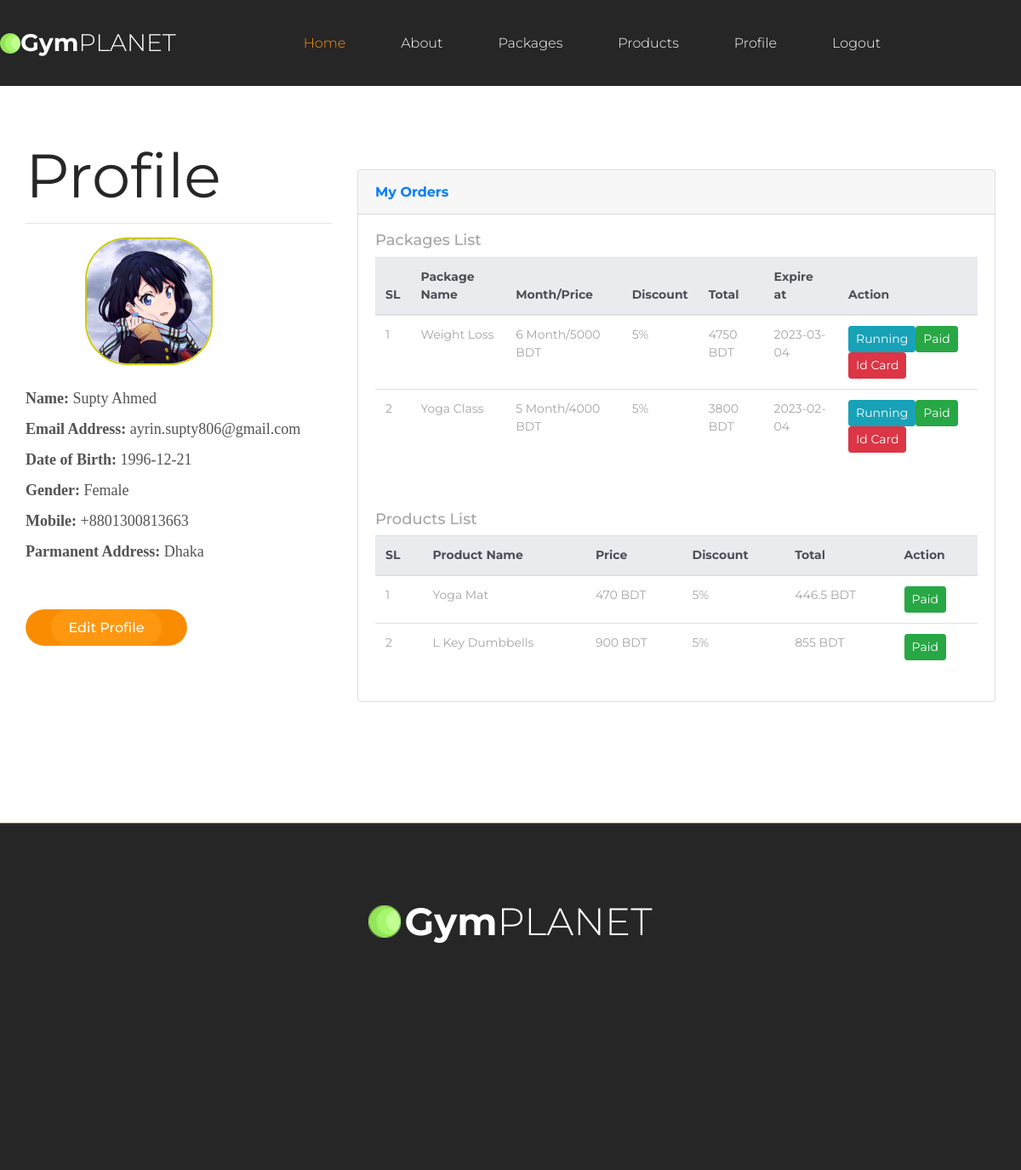
Page /profile.php (signed in) on the committed database.
### tables this page shows
CREATE TABLE `user_table` (
  `user_id` int(20) NOT NULL,
  `first_name` varchar(255) NOT NULL,
  `last_name` varchar(255) NOT NULL,
  `email` varchar(255) NOT NULL,
  `password` varchar(255) NOT NULL,
  `dob` varchar(255) NOT NULL,
  `gender` varchar(255) NOT NULL,
  `mobile` varchar(255) NOT NULL,
  `address` varchar(255) NOT NULL,
  `image` varchar(155) DEFAULT NULL,
  `flag` tinyint(10) NOT NULL DEFAULT 0,
  `otp` int(11) NOT NULL,
  `reg_at` timestamp NOT NULL DEFAULT current_timestamp()
);

CREATE TABLE `order_table` (
  `order_id` int(11) NOT NULL,
  `mobile_no` varchar(150) NOT NULL,
  `product_id` int(11) DEFAULT NULL,
  `pack_id` int(11) DEFAULT NULL,
  `pack_price` int(11) DEFAULT NULL,
  `pack_month` varchar(20) DEFAULT NULL,
  `pack_discount` varchar(20) DEFAULT NULL,
  `status` int(11) NOT NULL DEFAULT 0,
  `created_at` date NOT NULL DEFAULT current_timestamp(),
  `trainer_id` int(11) DEFAULT NULL
);

CREATE TABLE `package_table` (
  `package_id` int(20) NOT NULL,
  `pack_name` varchar(255) NOT NULL,
  `details` text NOT NULL,
  `image` varchar(255) NOT NULL,
  `month` varchar(255) NOT NULL,
  `price` int(25) NOT NULL,
  `discount` int(25) NOT NULL,
  `del_pack` tinyint(10) NOT NULL DEFAULT 0
);

CREATE TABLE `product_table` (
  `id` int(11) NOT NULL,
  `name` varchar(255) NOT NULL,
  `description` text NOT NULL,
  `image` varchar(255) NOT NULL,
  `stock` varchar(255) NOT NULL,
  `buying_price` int(11) NOT NULL,
  `selling_price` int(11) NOT NULL,
  `discount` int(11) NOT NULL,
  `soft_delete` tinyint(4) NOT NULL DEFAULT 0
);

### Classes/DB.php (called while the page is built, shortened)
<?php
class DB
{
    public function connect(){
        $this->conn = new mysqli("localhost","root","","gym");
        if ($this->conn->connect_error) {
          die("Connection failed: " . $this->conn->connect_error);
        }
        else{
            return $msg =  "connected";
        }
    }
}

### Classes/LoginClass.php (called while the page is built, shortened)
<?php
include_once 'db.php';
class LoginClass extends DB
{
    public function checkprofile()
    {
        $id = $_SESSION['user_id'];
        $que = "SELECT * FROM user_table WHERE user_id = $id";
        $result = $this->conn->query($que);
        return $result;
    }
}

### Classes/PackageClass.php (called while the page is built, shortened)
<?php
include_once 'db.php';
class PackageClass extends DB
{
    public function viewOrder(){
        $mobile = $_SESSION['mobile'];
        $qry = "SELECT * FROM order_table
        INNER JOIN user_table ON order_table.mobile_no = user_table.mobile
        INNER JOIN package_table ON order_table.pack_id = package_table.package_id
        where order_table.mobile_no = '$mobile'";
        $result = $this->conn->query($qry);
        return $result;
    }
}

### Classes/ProductClass.php (called while the page is built, shortened)
<?php
include_once 'db.php';
class ProductClass extends DB
{
    public function viewOrder(){
        $mobile = $_SESSION['mobile'];
        $qry = "SELECT * FROM order_table INNER JOIN user_table ON order_table.mobile_no=user_table.mobile INNER JOIN product_table ON order_table.product_id=product_table.id where order_table.mobile_no='$mobile'";
        $result = $this->conn->query($qry);
        return $result;
    }
}

### profile.php (the view, shortened to what this page needs)
<?php include 'layouts/header.php'; ?>
<?php include 'layouts/nav.php'; ?>
<br><br>
<div class="about">
    <div class="container about_container">
        <div class="row">
            <div class="col-lg-4">
                <div class="about_content">
                    <div class="section_title_container">
                        <div class="section_title">Profile</div>
                    </div>
                    <?php
                    $view = $login->checkprofile();
                    foreach ($view as $value) {
                    ?>
                        <hr>
                        <img style="margin-top 10px;height: 150px; width: 150px;margin-left:70px;border-radius: 50px;border: 2px solid #CCCC00;" src=" <?php echo $value['image']; ?>" alt="">
                        <br><br>
                        <p>
                            <b>Name: </b> <?php echo $value['first_name'] . " " . $value['last_name']; ?><br>
                            <b>Email Address: </b> <?php echo $value['email']; ?><br>
                            <b>Date of Birth: </b> <?php echo $birth = $value['dob']; ?><br>
                            <b>Gender: </b> <?php echo $value['gender']; ?><br>
                            <b>Mobile: </b> <?php echo $value['mobile']; ?><br>
                            <b>Parmanent Address: </b> <?php echo $value['address']; ?>
                        <div class="button about_button"><a href="edit.php">Edit Profile</a></div>
                        </p>
                    <?php } ?>
                </div>
            </div>
            <div class="col-lg-8">
                <br><br><br>
                <div class="card">
                    <div class="card-header py-3 d-flex flex-row align-items-center justify-content-between">
                        <h6 class="m-0 font-weight-bold text-primary">My Orders</h6>
                    </div>
                    <div class="card-body">
                        <div>
                            <h4>Packages List</h4>
                        </div>
                        <div class="table-responsive">
                            <table class="table align-items-center table-flush">
                                <thead class="thead-light">
                                    <tr>
                                        <th>SL</th>
                                        <th>Package Name</th>
                                        <th>Month/Price</th>
                                        <th>Discount</th>
                                        <th>Total</th>
                                        <th>Expire at</th>
                                        <th>Action</th>
                                    </tr>
                                </thead>
                                <tbody>
                                    <?php
                                    $i = 0;
                                    $view = $pack->viewOrder();
                                    $count = mysqli_num_rows($view);
                                    if ($count > 0) {
                                        foreach ($view as $value) {
                                            $i++;
                                    ?>
                                            <tr>
                                                <td><?php echo $i; ?></td>
                                                <td><?php echo $value['pack_name']; ?></td>
                                                <td><?php echo $value['month'] . ' Month/' . $value['price']; ?> BDT</td>
                                                <td><?php echo $value['discount']; ?>%</td>
                                                <td><?php echo $value['price'] - ($value['price'] * ($value['discount'] / 100)); ?> BDT</td>
                                                <td><?php echo $effectiveDate = date('Y-m-d', strtotime("+" . $value['month'] . " months", strtotime($value['created_at']))); ?></td>
                                                <td>
                                                    <?php $date = date("Y-m-d"); ?>
                                                    <?php
                                                    if ($value['status'] == 0) {
                                                        echo "<a class='btn btn-info btn-sm text-white'>Pending</a> ";
                                                        echo "<a class='btn btn-danger btn-sm' href=?delorder=" . $value['order_id'] . ">Cancel</a>";
                                                    } else {
                                                        if ($effectiveDate < $date) {
                                                            echo "<a class='btn btn-danger btn-sm'>Expired</a> ";
                                                        } else {
                                                            echo "<a class='btn btn-info btn-sm text-white'>Running</a>";
                                                            echo "<a class='btn btn-success btn-sm text-white'>Paid</a>";
                                                            echo "<a class='btn btn-danger btn-sm' href=idcard.php?orderid=" . $value['order_id'] . " >Id Card</a>";
                                                        }
                                                    }
                                                    ?>
                                                </td>
                                            </tr>
                                    <?php }
                                    } else {
                                        echo "<th></th><th></th><th></th><th> No result found</th>";
                                    } ?>
                                </tbody>
                            </table>
                        </div>
                    </div>
                    <div class="card-body">
                        <div>
                            <h4>Products List</h4>
                        </div>
                        <div class="table-responsive">
                            <table class="table align-items-center table-flush">
                                <thead class="thead-light">
                                    <tr>
                                        <th>SL</th>
                                        <th>Product Name</th>
                                        <th>Price</th>
                                        <th>Discount</th>
                                        <th>Total</th>
                                        <th>Action</th>
                                    </tr>
                                </thead>
                                <tbody>
                                    <?php
                                    $i = 0;
                                    $view = $product->viewOrder();
                                    $count = mysqli_num_rows($view);
                                    if ($count > 0) {
                                        foreach ($view as $value) {
                                            $discount = ($value['discount'] / 100) * $value['selling_price'];
                                            $i++;
                                    ?>
                                            <tr>
                                                <td><?php echo $i; ?></td>
                                                <td><?php echo $value['name']; ?></td>
                                                <td><?php echo $value['selling_price']; ?> BDT</td>
                                                <td><?php echo $value['discount']; ?>%</td>
                                                <td><?php echo $value['selling_price'] - $discount; ?> BDT</td>
                                                <td>
                                                    <?php
                                                    if ($value['status'] == 0) {
                                                        echo "<a class='btn btn-info btn-sm text-white'>Pending</a> ";
                                                        echo "<a class='btn btn-danger btn-sm text-white' href=?delorder=" . $value['order_id'] . ">Cancel</a>";
                                                    } else {
                                                        echo "<a class='btn btn-success btn-sm text-white'>Paid</a>";
                                                    }
                                                    ?>
                                                </td>
                                            </tr>
                                    <?php }
                                    } else {
                                        echo "<th></th><th></th><th></th><th> No result found</th>";
                                    } ?>
                                </tbody>
                            </table>
                        </div>
                    </div>
                </div>
            </div>
        </div>
    </div>
</div>
<?php include 'layouts/footer.php'; ?>

### rows in the picture
user_table: image (picture), first_name "Supty", last_name "Ahmed", email "ayrin.supty806@gmail.com", dob "1996-12-21", gender "Female", mobile "+8801300813663", address "Dhaka"
order_table: package_table.pack_name "Weight Loss", package_table.month "6", package_table.price "5000", package_table.discount "5", package_table.price+discount "4750", created_at.month "2023-03-04"
order_table: package_table.pack_name "Yoga Class", package_table.month "5", package_table.price "4000", package_table.discount "5", package_table.price+discount "3800", created_at.month "2023-02-04"
order_table: product_table.name "Yoga Mat", product_table.selling_price "470", product_table.discount "5", product_table.selling_price+discount "446.5", status "Paid"
order_table: product_table.name "L Key Dumbbells", product_table.selling_price "900", product_table.discount "5", product_table.selling_price+discount "855", status "Paid"
